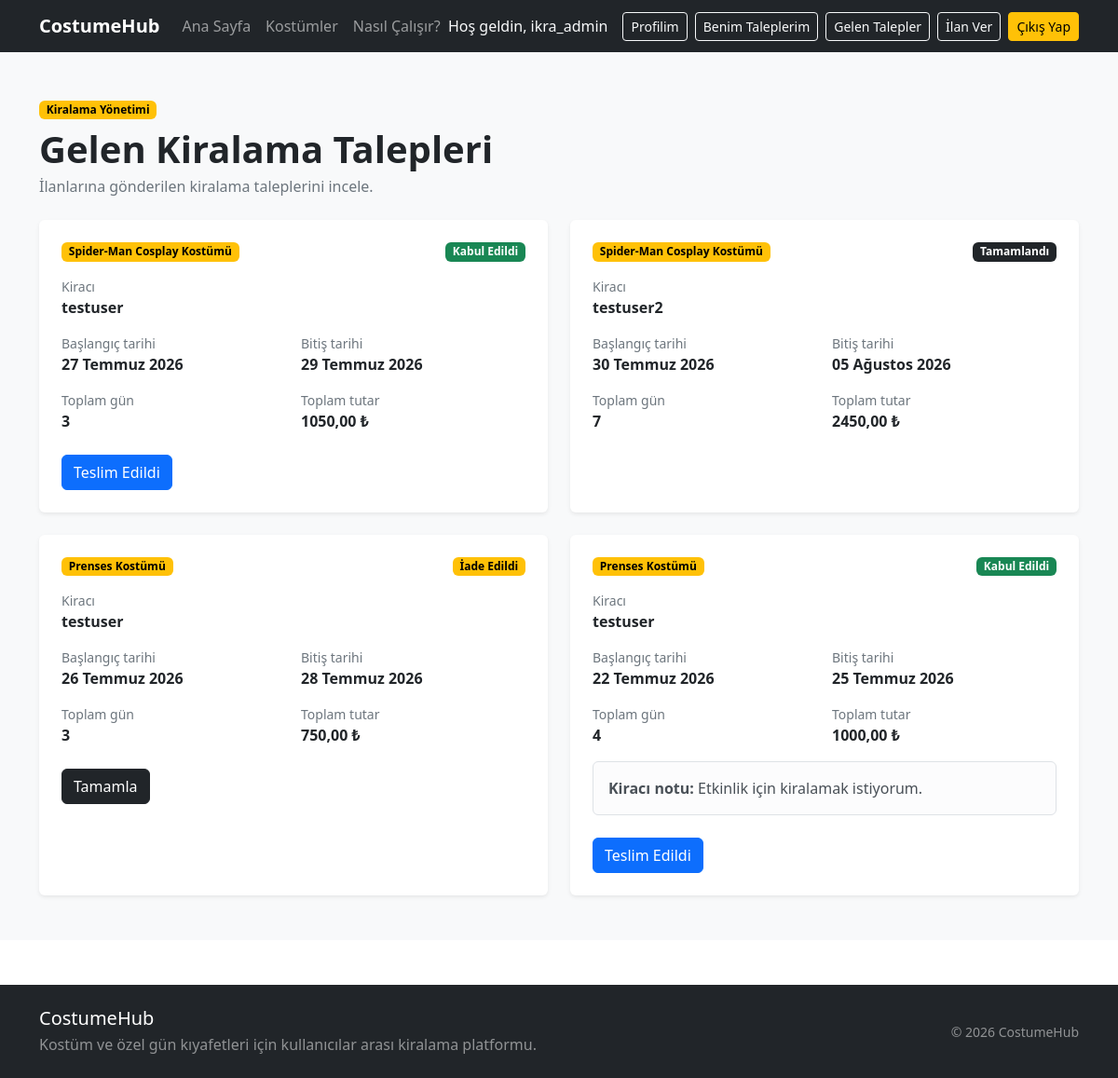
The page /kiralamalar/gelen-talepler/ (signed in) on the database as committed earlier.
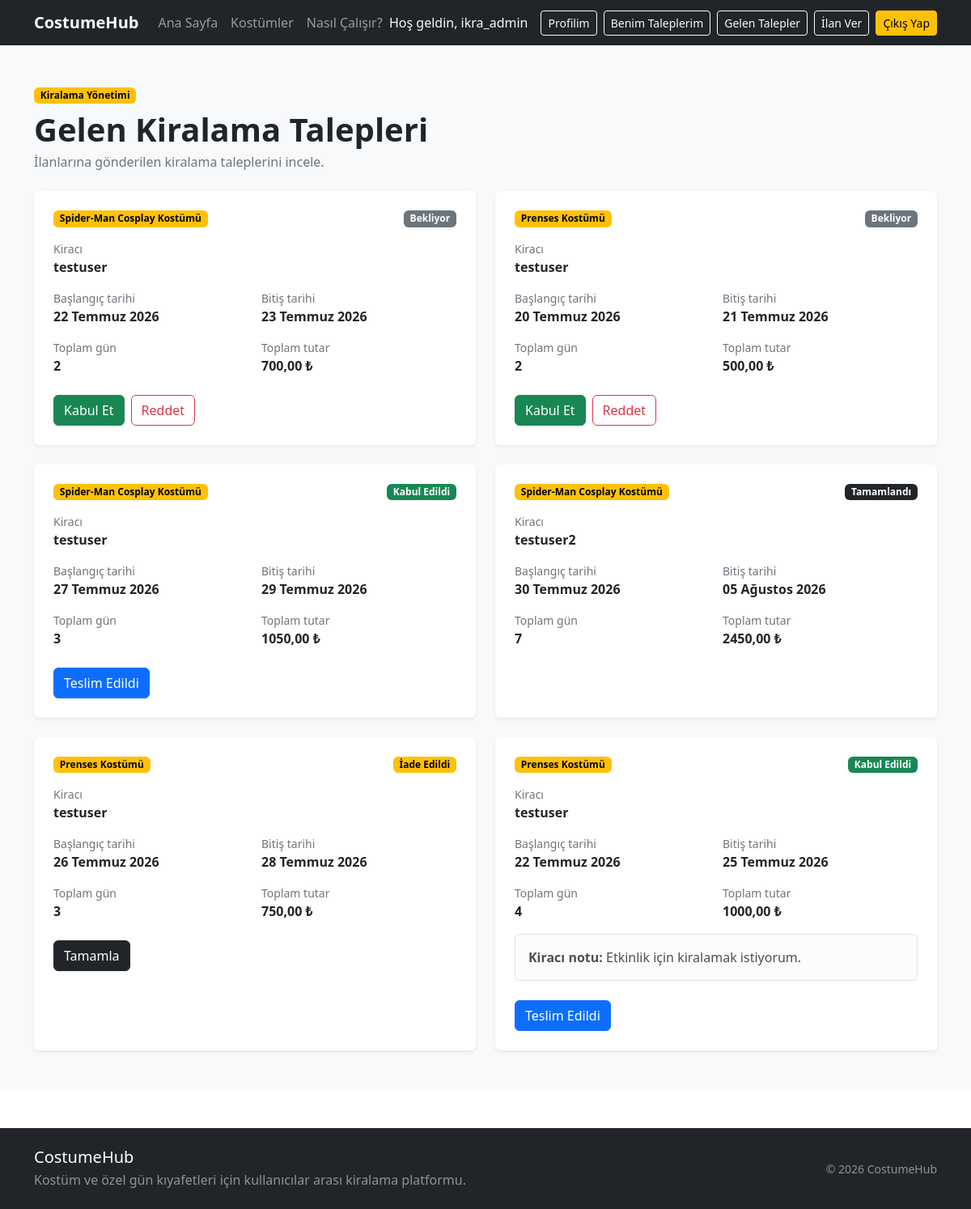
The same page on the database as committed later.
### rentals/models.py (models this page shows, shortened)
class KiralamaTalebi(models.Model):
    DURUM_SECENEKLERI = [
        ("BEKLIYOR", "Bekliyor"),
        ("KABUL_EDILDI", "Kabul Edildi"),
        ("TESLIM_EDILDI", "Teslim Edildi"),
        ("IADE_EDILDI", "İade Edildi"),
        ("TAMAMLANDI", "Tamamlandı"),
        ("REDDEDILDI", "Reddedildi"),
        ("IPTAL_EDILDI", "İptal Edildi"),
    ]
    ilan = models.ForeignKey(
        "products.Ilan",
        on_delete=models.CASCADE,
        related_name="kiralama_talepleri",
        verbose_name="İlan",
    )
    kiraci = models.ForeignKey(
        settings.AUTH_USER_MODEL,
        on_delete=models.CASCADE,
        related_name="kiralama_talepleri",
        verbose_name="Kiracı",
    )
    baslangic_tarihi = models.DateField(
        verbose_name="Başlangıç tarihi",
    )
    bitis_tarihi = models.DateField(
        verbose_name="Bitiş tarihi",
    )
    toplam_gun = models.PositiveIntegerField(
        verbose_name="Toplam gün",
    )
    toplam_tutar = models.DecimalField(
        max_digits=10,
        decimal_places=2,
        verbose_name="Toplam tutar",
    )
    durum = models.CharField(
        max_length=20,
        choices=DURUM_SECENEKLERI,
        default="BEKLIYOR",
        verbose_name="Talep durumu",
    )
    not_metni = models.TextField(
        blank=True,
        verbose_name="Kiracı notu",
    )
    olusturulma_tarihi = models.DateTimeField(
        auto_now_add=True,
        verbose_name="Oluşturulma tarihi",
    )
    guncellenme_tarihi = models.DateTimeField(
        auto_now=True,
        verbose_name="Güncellenme tarihi",
    )
    class Meta:
        verbose_name = "Kiralama talebi"
        verbose_name_plural = "Kiralama talepleri"
        ordering = ["-olusturulma_tarihi"]

### products/models.py (models this page shows, shortened)
class Ilan(models.Model):
    BEDEN_SECENEKLERI = [
        ("XS", "XS"),
        ("S", "S"),
        ("M", "M"),
        ("L", "L"),
        ("XL", "XL"),
        ("XXL", "XXL"),
        ("STANDART", "Standart"),
    ]
    DURUM_SECENEKLERI = [
        ("TASLAK", "Taslak"),
        ("YAYINDA", "Yayında"),
        ("PASIF", "Pasif"),
    ]
    ilan_sahibi = models.ForeignKey(
        settings.AUTH_USER_MODEL,
        on_delete=models.CASCADE,
        related_name="ilanlar",
        verbose_name="İlan sahibi",
    )
    kategori = models.ForeignKey(
        Kategori,
        on_delete=models.PROTECT,
        related_name="ilanlar",
        verbose_name="Kategori",
    )
    baslik = models.CharField(
        max_length=150,
        verbose_name="İlan başlığı",
    )
    aciklama = models.TextField(
        max_length=2000,
        verbose_name="Açıklama",
    )
    fotograf = models.ImageField(
    upload_to="ilanlar/",
    blank=True,
    null=True,
    verbose_name="İlan fotoğrafı",
)
    beden = models.CharField(
        max_length=20,
        choices=BEDEN_SECENEKLERI,
        verbose_name="Beden",
    )
    renk = models.CharField(
        max_length=50,
        verbose_name="Renk",
    )
    gunluk_fiyat = models.DecimalField(
        max_digits=10,
        decimal_places=2,
        verbose_name="Günlük kiralama ücreti",
    )
    depozito = models.DecimalField(
        max_digits=10,
        decimal_places=2,
        default=0,
        verbose_name="Depozito",
    )
    sehir = models.CharField(
        max_length=50,
        verbose_name="Şehir",
    )
    durum = models.CharField(
        max_length=20,
        choices=DURUM_SECENEKLERI,
        default="YAYINDA",
        verbose_name="İlan durumu",
    )
    mevcut_mu = models.BooleanField(
        default=True,
        verbose_name="Kiralamaya uygun mu?",
    )
    olusturulma_tarihi = models.DateTimeField(
        auto_now_add=True,
    )
    guncellenme_tarihi = models.DateTimeField(
        auto_now=True,
    )
    class Meta:
        verbose_name = "İlan"
        verbose_name_plural = "İlanlar"
        ordering = ["-olusturulma_tarihi"]

### rentals/views.py (the view)
@login_required
def gelen_kiralama_talepleri(request):
    talepler = (
        KiralamaTalebi.objects.filter(
            ilan__ilan_sahibi=request.user,
        )
        .select_related(
            "ilan",
            "kiraci",
        )
        .order_by("-olusturulma_tarihi")
    )
    return render(
        request,
        "rentals/gelen_kiralama_talepleri.html",
        {
            "talepler": talepler,
        },
    )

### templates/rentals/gelen_kiralama_talepleri.html (shortened to what the changed rows need)
{% extends "base.html" %}
{% block content %}
<section class="py-5 bg-light">
    <div class="container">
        <div class="mb-4">
            <h1 class="fw-bold mb-1">
                Gelen Kiralama Talepleri
            </h1>
        </div>
        {% if talepler %}
            <div class="row g-4">
                {% for talep in talepler %}
                    <div class="col-lg-6">
                        <div class="card h-100 border-0 shadow-sm">
                            <div class="card-body p-4">
                                <div class="d-flex justify-content-between align-items-start mb-3">
                                    <span class="badge text-bg-warning">
                                        {{ talep.ilan.baslik }}
                                    </span>
                                    {% if talep.durum == "BEKLIYOR" %}
                                        <span class="badge text-bg-secondary">
                                            Bekliyor
                                        </span>
                                    {% elif talep.durum == "KABUL_EDILDI" %}
                                        <span class="badge text-bg-success">
                                            Kabul Edildi
                                        </span>
                                    {% elif talep.durum == "TESLIM_EDILDI" %}
                                        <span class="badge text-bg-primary">
                                            Teslim Edildi
                                        </span>
                                    {% elif talep.durum == "IADE_EDILDI" %}
                                        <span class="badge text-bg-warning">
                                            İade Edildi
                                        </span>
                                    {% elif talep.durum == "TAMAMLANDI" %}
                                        <span class="badge text-bg-dark">
                                            Tamamlandı
                                        </span>
                                    {% elif talep.durum == "REDDEDILDI" %}
                                        <span class="badge text-bg-danger">
                                            Reddedildi
                                        </span>
                                    {% elif talep.durum == "IPTAL_EDILDI" %}
                                        <span class="badge text-bg-dark">
                                            İptal Edildi
                                        </span>
                                    {% else %}
                                        <span class="badge text-bg-light">
                                            {{ talep.get_durum_display }}
                                        </span>
                                    {% endif %}
                                </div>
                                <div class="mb-3">
                                    <div class="small text-secondary">
                                        Kiracı
                                    </div>
                                    <div class="fw-semibold">
                                        {{ talep.kiraci.username }}
                                    </div>
                                </div>
                                <div class="row g-3 mb-3">
                                    <div class="col-sm-6">
                                        <div class="small text-secondary">
                                            Başlangıç tarihi
                                        </div>
                                        <div class="fw-semibold">
                                            {{ talep.baslangic_tarihi }}
                                        </div>
                                    </div>
                                    <div class="col-sm-6">
                                        <div class="small text-secondary">
                                            Bitiş tarihi
                                        </div>
                                        <div class="fw-semibold">
                                            {{ talep.bitis_tarihi }}
                                        </div>
                                    </div>
                                    <div class="col-sm-6">
                                        <div class="small text-secondary">
                                            Toplam gün
                                        </div>
                                        <div class="fw-semibold">
                                            {{ talep.toplam_gun }}
                                        </div>
                                    </div>
                                    <div class="col-sm-6">
                                        <div class="small text-secondary">
                                            Toplam tutar
                                        </div>
                                        <div class="fw-bold">
                                            {{ talep.toplam_tutar }} ₺
                                        </div>
                                    </div>
                                </div>
                                {% if talep.not_metni %}
                                    <div class="alert alert-light border">
                                        <strong>Kiracı notu:</strong>
                                        {{ talep.not_metni }}
                                    </div>
                                {% endif %}
                                {% if talep.durum == "BEKLIYOR" %}
                                    <div class="d-flex gap-2 mt-4">
                                        <form
                                            method="POST"
                                            action="{% url 'rentals:kiralama_talebi_kabul_et' talep.id %}"
                                        >
                                            <button
                                                type="submit"
                                                class="btn btn-success"
                                            >
                                                Kabul Et
                                            </button>
                                        </form>
                                        <form
                                            method="POST"
                                            action="{% url 'rentals:kiralama_talebi_reddet' talep.id %}"
                                        >
                                            <button
                                                type="submit"
                                                class="btn btn-outline-danger"
                                            >
                                                Reddet
                                            </button>
                                        </form>
                                    </div>
                                {% elif talep.durum == "KABUL_EDILDI" %}
                                    <form
                                        method="POST"
                                        action="{% url 'rentals:kiralama_talebi_teslim_et' talep.id %}"
                                        class="mt-4"
                                    >
                                        <button
                                            type="submit"
                                            class="btn btn-primary"
                                        >
                                            Teslim Edildi
                                        </button>
                                    </form>
                                {% elif talep.durum == "IADE_EDILDI" %}
                                    <form
                                        method="POST"
                                        action="{% url 'rentals:kiralama_talebi_tamamla' talep.id %}"
                                        class="mt-4"
                                    >
                                        <button
                                            type="submit"
                                            class="btn btn-dark"
                                        >
                                            Tamamla
                                        </button>
                                    </form>
                                {% endif %}
                            </div>
                        </div>
                    </div>
                {% endfor %}
            </div>
        {% endif %}
    </div>
</section>
{% endblock %}

Rows that differ between the two databases and show on the page:
added KiralamaTalebi: ilan.baslik "Spider-Man Cosplay Kostümü", durum "Bekliyor", kiraci.username "testuser", baslangic_tarihi "22 Temmuz 2026", bitis_tarihi "23 Temmuz 2026", toplam_gun "2", toplam_tutar "700,00"
added KiralamaTalebi: ilan.baslik "Prenses Kostümü", durum "Bekliyor", kiraci.username "testuser", baslangic_tarihi "20 Temmuz 2026", bitis_tarihi "21 Temmuz 2026", toplam_gun "2", toplam_tutar "500,00"
